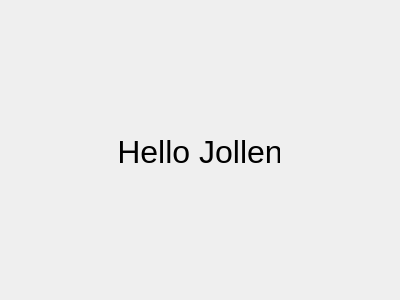
<?xml version="1.0" encoding="UTF-8"?>
<ui version="4.0">
 <class>Dialog</class>
 <widget class="QDialog" name="Dialog">
  <property name="geometry">
   <rect>
    <x>0</x>
    <y>0</y>
    <width>400</width>
    <height>300</height>
   </rect>
  </property>
  <property name="windowTitle">
   <string>Dialog</string>
  </property>
  <widget class="QLabel" name="label">
   <property name="geometry">
    <rect>
     <x>120</x>
     <y>120</y>
     <width>160</width>
     <height>64</height>
    </rect>
   </property>
   <property name="font">
    <font>
     <pointsize>24</pointsize>
    </font>
   </property>
   <property name="text">
    <string>Hello Jollen</string>
   </property>
   <property name="textFormat">
    <enum>Qt::PlainText</enum>
   </property>
   <property name="alignment">
    <set>Qt::AlignCenter</set>
   </property>
  </widget>
 </widget>
 <layoutdefault spacing="6" margin="11"/>
 <resources/>
 <connections/>
</ui>
